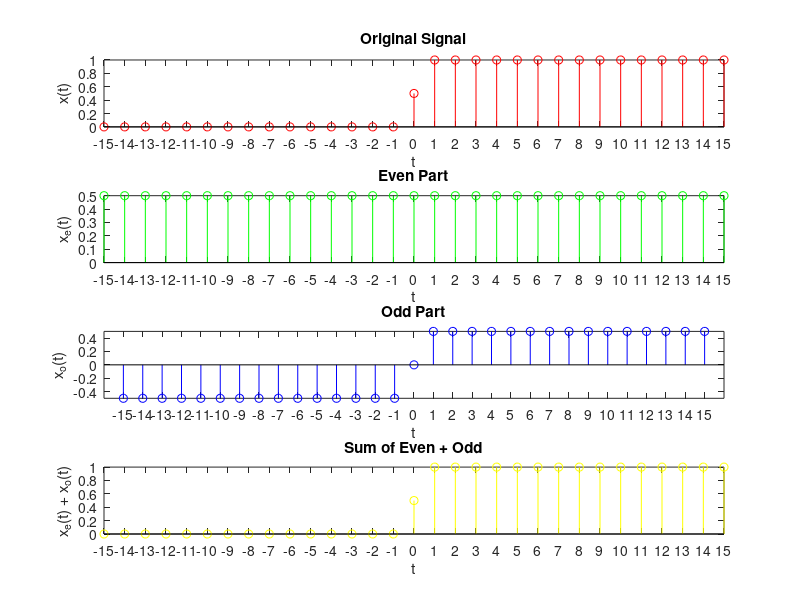

Reproduce this figure in MATLAB.
%%%%%%%%%%%%%%%%%%%%%%%%%%%%%%%%%%%%%%%%%%%%%%%%%%%%%%%%%%%%%%%%%%%%%%%%%%%%%%%%%%%%%%%%%
% 19 Nov 2025                                                                           %
% SS1 Lab 2 - Problem 1                                                                 %
% Decomposes a signal to its even and odd parts                                         %
% Authors: Imran Rizwan 2778020, Lawrence Byabato 2778215, Gibriel Zibo 2778062         %
%%%%%%%%%%%%%%%%%%%%%%%%%%%%%%%%%%%%%%%%%%%%%%%%%%%%%%%%%%%%%%%%%%%%%%%%%%%%%%%%%%%%%%%%%

clear();
clc();

% A function to split a given function x to its even and odd parts
function [x_even, x_odd] = split_even_odd_parts(x)
    N = length(x);
    mid = (N + 1) / 2;                                  % mid index corresponds to t=0

    if (mod(N, 2) == 0)
        error("x should contain an odd length");
    else 
        % initialise vectors to hold the even and odd values of vector x
        x_even = zeros(size(x));
        x_odd = zeros(size(x));
    
        for k = 0 : (mid-1)
            t = mid + k;                % t  index
            neg_t = mid - k;            % -t index
            
            x_pos = x(t);                        
            x_neg = x(neg_t);
            
            x_even(t) = 0.5 * (x_pos + x_neg);
            x_even(neg_t) = x_even(t);

            x_odd(t) = 0.5 * (x_pos - x_neg);
            x_odd(neg_t) = -x_odd(t);
        end
    end
end


% ---------------------------------- Test Program ------------------------------------- 

% test funcion and relevant properties
N = 15;
mid = (N - 1) / 2;
t = -N : N;               % corresponds to the time values in the horizontal axis
x = zeros();
x(t == 0) = 0.5;
x(t > 0) = 1;

[x_even, x_odd] = split_even_odd_parts(x);
sum_even_odd = x_even + x_odd;


figure;

subplot(4,1,1)
stem(t, x, 'r-o')
axis([min(t) max(t) min(x) max(x)])
set(gca, 'XTick', t);
title('Original Signal');
ylabel('x(t)');
xlabel('t');

subplot(4,1,2)
stem(t, x_even, 'g-o')
% axis([min(t) max(t) min(x_even) max(x_even)]);
set(gca, 'XTick', t);
title('Even Part');
ylabel('x_e(t)');
xlabel('t');

subplot(4,1,3)
stem(t, x_odd, 'b-o')
axis([min(t)-1 max(t)+1 min(x_odd) max(x_odd)])
set(gca, 'XTick', t);
title('Odd Part');
ylabel('x_o(t)');
xlabel('t');

subplot(4,1,4)
stem(t, sum_even_odd, 'y-o')
axis([min(t) max(t) min(sum_even_odd) max(sum_even_odd)])
set(gca, 'XTick', t);
title('Sum of Even + Odd')
ylabel('x_e(t) + x_o(t)');
xlabel('t');

